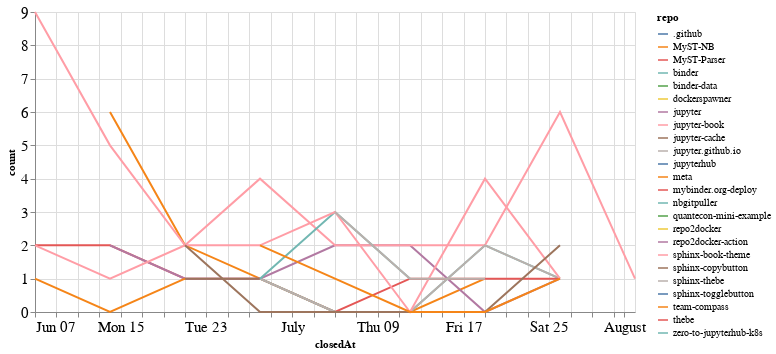

Notebook cell for this chart:
### Code cell
closed_by_time = closed_by.groupby('repo').resample('W', on='closedAt').count()['author'].reset_index()
closed_by_time = closed_by_time.rename(columns={'author': 'count'})

alt.Chart(closed_by_time, width=600).mark_line().encode(
    x='closedAt',
    y='count',
    color='repo',
    tooltip="repo"
)

### Figure 1 — Vega-Lite specification as saved in the notebook (floating-point values rounded to 4 significant figures)
{"config": {"axisLeft": {"labelFontSize": 15}, "axisBottom": {"labelFontSize": 15}}, "data": {"name": "data-5048ff9d50a7e3eac57f055c7bd68fca"}, "mark": "line", "encoding": {"color": {"type": "nominal", "field": "repo"}, "tooltip": {"type": "nominal", "field": "repo"}, "x": {"type": "temporal", "field": "closedAt"}, "y": {"type": "quantitative", "field": "count"}}, "width": 600, "$schema": "https://vega.github.io/schema/vega-lite/v4.8.1.json", "datasets": {"data-5048ff9d50a7e3eac57f055c7bd68fca": [{"repo": ".github", "closedAt": "2020-07-05T00:00:00", "count": 1}, {"repo": "MyST-NB", "closedAt": "2020-06-14T00:00:00", "count": 6}, {"repo": "MyST-NB", "closedAt": "2020-06-21T00:00:00", "count": 2}, {"repo": "MyST-NB", "closedAt": "2020-06-28T00:00:00", "count": 1}, {"repo": "MyST-NB", "closedAt": "2020-07-05T00:00:00", "count": 0}, {"repo": "MyST-NB", "closedAt": "2020-07-12T00:00:00", "count": 0}, {"repo": "MyST-NB", "closedAt": "2020-07-19T00:00:00", "count": 1}, {"repo": "MyST-Parser", "closedAt": "2020-06-07T00:00:00", "count": 2}, {"repo": "MyST-Parser", "closedAt": "2020-06-14T00:00:00", "count": 2}, {"repo": "MyST-Parser", "closedAt": "2020-06-21T00:00:00", "count": 1}, {"repo": "MyST-Parser", "closedAt": "2020-06-28T00:00:00", "count": 1}, {"repo": "MyST-Parser", "closedAt": "2020-07-05T00:00:00", "count": 0}, {"repo": "MyST-Parser", "closedAt": "2020-07-12T00:00:00", "count": 1}, {"repo": "MyST-Parser", "closedAt": "2020-07-19T00:00:00", "count": 1}, {"repo": "binder", "closedAt": "2020-06-28T00:00:00", "count": 1}, {"repo": "binder", "closedAt": "2020-07-05T00:00:00", "count": 0}, {"repo": "binder", "closedAt": "2020-07-12T00:00:00", "count": 0}, {"repo": "binder", "closedAt": "2020-07-19T00:00:00", "count": 2}, {"repo": "binder", "closedAt": "2020-07-26T00:00:00", "count": 1}, {"repo": "binder-data", "closedAt": "2020-06-21T00:00:00", "count": 1}, {"repo": "dockerspawner", "closedAt": "2020-06-28T00:00:00", "count": 2}, {"repo": "jupyter", "closedAt": "2020-06-14T00:00:00", "count": 2}, {"repo": "jupyter", "closedAt": "2020-06-21T00:00:00", "count": 1}, {"repo": "jupyter", "closedAt": "2020-06-28T00:00:00", "count": 1}, {"repo": "jupyter", "closedAt": "2020-07-05T00:00:00", "count": 2}, {"repo": "jupyter", "closedAt": "2020-07-12T00:00:00", "count": 2}, {"repo": "jupyter", "closedAt": "2020-07-19T00:00:00", "count": 0}, {"repo": "jupyter", "closedAt": "2020-07-26T00:00:00", "count": 1}, {"repo": "jupyter-book", "closedAt": "2020-06-07T00:00:00", "count": 9}, {"repo": "jupyter-book", "closedAt": "2020-06-14T00:00:00", "count": 5}, {"repo": "jupyter-book", "closedAt": "2020-06-21T00:00:00", "count": 2}, {"repo": "jupyter-book", "closedAt": "2020-06-28T00:00:00", "count": 4}, {"repo": "jupyter-book", "closedAt": "2020-07-05T00:00:00", "count": 2}, {"repo": "jupyter-book", "closedAt": "2020-07-12T00:00:00", "count": 2}, {"repo": "jupyter-book", "closedAt": "2020-07-19T00:00:00", "count": 2}, {"repo": "jupyter-book", "closedAt": "2020-07-26T00:00:00", "count": 6}, {"repo": "jupyter-book", "closedAt": "2020-08-02T00:00:00", "count": 1}, {"repo": "jupyter-cache", "closedAt": "2020-06-21T00:00:00", "count": 1}, {"repo": "jupyter-cache", "closedAt": "2020-06-28T00:00:00", "count": 1}, {"repo": "jupyter.github.io", "closedAt": "2020-06-28T00:00:00", "count": 1}, {"repo": "jupyter.github.io", "closedAt": "2020-07-05T00:00:00", "count": 0}, {"repo": "jupyter.github.io", "closedAt": "2020-07-12T00:00:00", "count": 0}, {"repo": "jupyter.github.io", "closedAt": "2020-07-19T00:00:00", "count": 2}, {"repo": "jupyter.github.io", "closedAt": "2020-07-26T00:00:00", "count": 1}, {"repo": "jupyterhub", "closedAt": "2020-07-12T00:00:00", "count": 1}, {"repo": "meta", "closedAt": "2020-06-07T00:00:00", "count": 1}, {"repo": "meta", "closedAt": "2020-06-14T00:00:00", "count": 0}, {"repo": "meta", "closedAt": "2020-06-21T00:00:00", "count": 1}, {"repo": "mybinder.org-deploy", "closedAt": "2020-07-19T00:00:00", "count": 1}, {"repo": "mybinder.org-deploy", "closedAt": "2020-07-26T00:00:00", "count": 1}, {"repo": "nbgitpuller", "closedAt": "2020-06-28T00:00:00", "count": 1}, {"repo": "nbgitpuller", "closedAt": "2020-07-05T00:00:00", "count": 3}, {"repo": "nbgitpuller", "closedAt": "2020-07-12T00:00:00", "count": 1}, {"repo": "quantecon-mini-example", "closedAt": "2020-06-21T00:00:00", "count": 1}, {"repo": "repo2docker", "closedAt": "2020-06-14T00:00:00", "count": 1}, {"repo": "repo2docker-action", "closedAt": "2020-07-26T00:00:00", "count": 1}, {"repo": "sphinx-book-theme", "closedAt": "2020-06-07T00:00:00", "count": 2}, {"repo": "sphinx-book-theme", "closedAt": "2020-06-14T00:00:00", "count": 1}, {"repo": "sphinx-book-theme", "closedAt": "2020-06-21T00:00:00", "count": 2}, {"repo": "sphinx-book-theme", "closedAt": "2020-06-28T00:00:00", "count": 2}, {"repo": "sphinx-book-theme", "closedAt": "2020-07-05T00:00:00", "count": 3}, {"repo": "sphinx-book-theme", "closedAt": "2020-07-12T00:00:00", "count": 0}, {"repo": "sphinx-book-theme", "closedAt": "2020-07-19T00:00:00", "count": 4}, {"repo": "sphinx-book-theme", "closedAt": "2020-07-26T00:00:00", "count": 1}, {"repo": "sphinx-copybutton", "closedAt": "2020-06-21T00:00:00", "count": 2}, {"repo": "sphinx-copybutton", "closedAt": "2020-06-28T00:00:00", "count": 0}, {"repo": "sphinx-copybutton", "closedAt": "2020-07-05T00:00:00", "count": 0}, {"repo": "sphinx-copybutton", "closedAt": "2020-07-12T00:00:00", "count": 0}, {"repo": "sphinx-copybutton", "closedAt": "2020-07-19T00:00:00", "count": 0}, {"repo": "sphinx-copybutton", "closedAt": "2020-07-26T00:00:00", "count": 2}, {"repo": "sphinx-thebe", "closedAt": "2020-07-05T00:00:00", "count": 3}, {"repo": "sphinx-thebe", "closedAt": "2020-07-12T00:00:00", "count": 1}, {"repo": "sphinx-thebe", "closedAt": "2020-07-19T00:00:00", "count": 1}, {"repo": "sphinx-togglebutton", "closedAt": "2020-06-14T00:00:00", "count": 1}, {"repo": "team-compass", "closedAt": "2020-06-28T00:00:00", "count": 2}, {"repo": "team-compass", "closedAt": "2020-07-05T00:00:00", "count": 1}, {"repo": "team-compass", "closedAt": "2020-07-12T00:00:00", "count": 0}, {"repo": "team-compass", "closedAt": "2020-07-19T00:00:00", "count": 0}, {"repo": "team-compass", "closedAt": "2020-07-26T00:00:00", "count": 1}, {"repo": "thebe", "closedAt": "2020-07-12T00:00:00", "count": 1}, {"repo": "zero-to-jupyterhub-k8s", "closedAt": "2020-07-05T00:00:00", "count": 1}]}}
